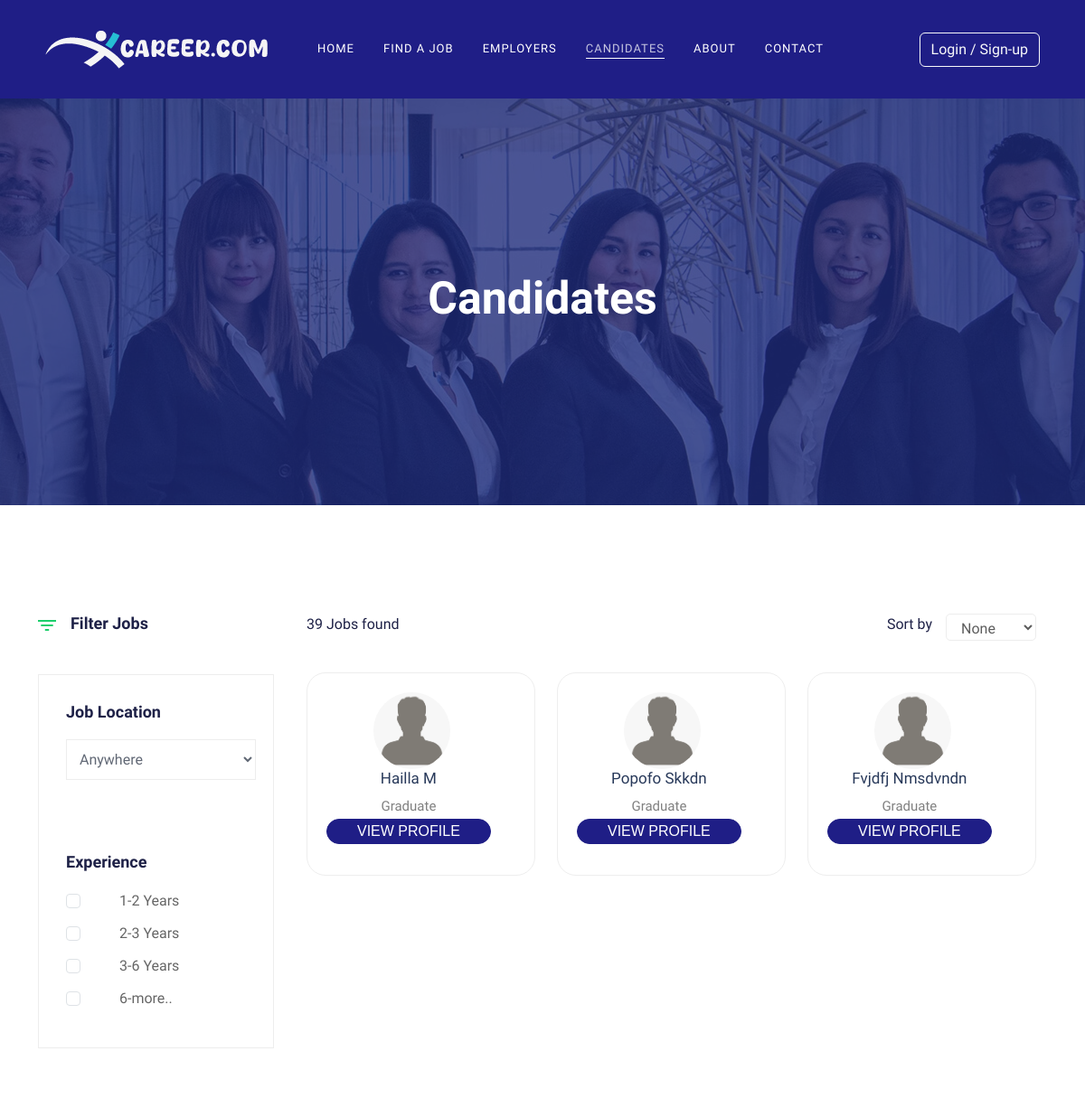
Before: /candidates/ (upper part) with the older database file.
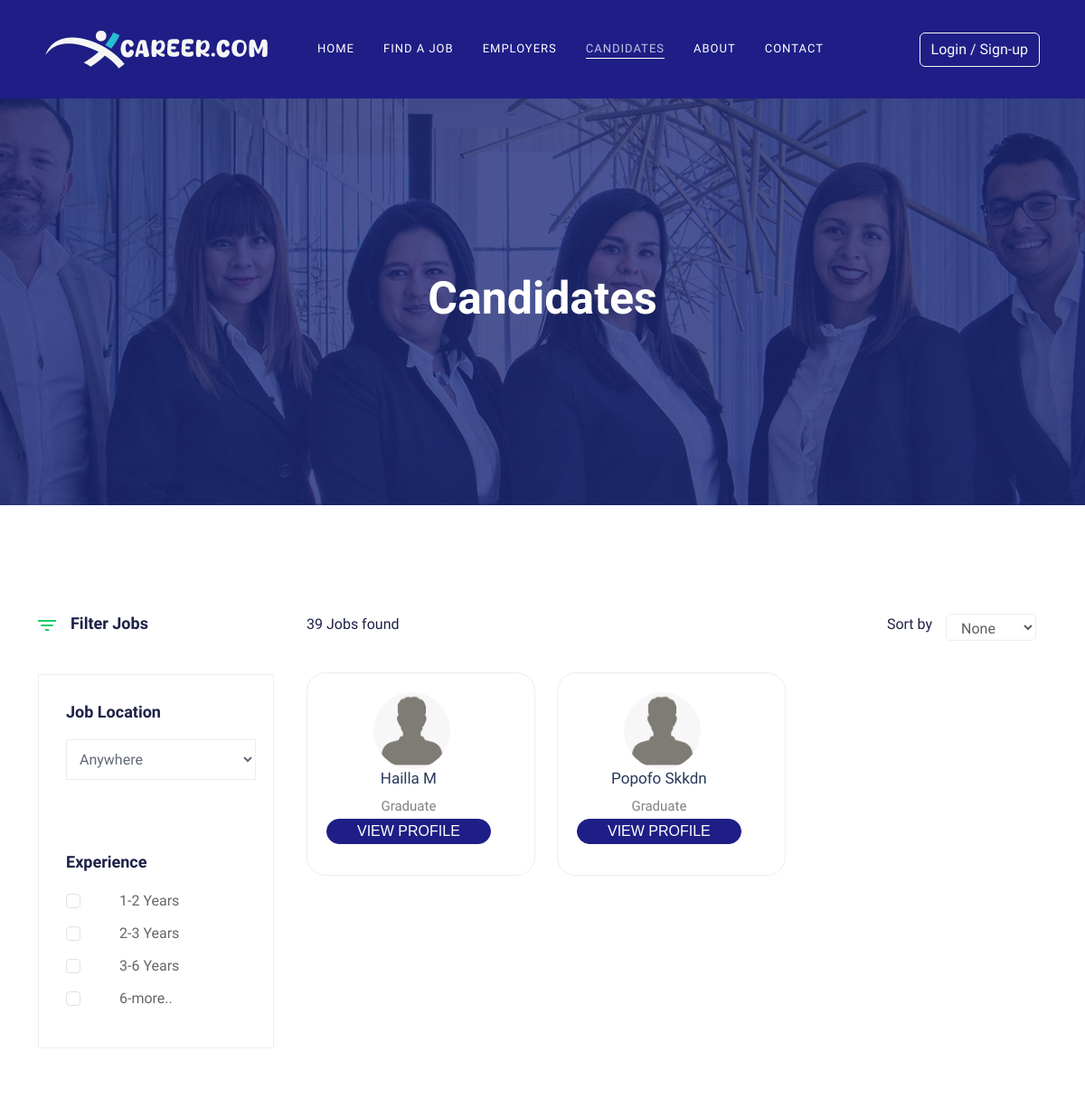
After: the same page with the newer database file.
### user/models.py (models this page shows, shortened)
class Applicant(models.Model):
    user = models.OneToOneField(User, on_delete=models.CASCADE)
    email = models.CharField(max_length=50)
    phone = models.CharField(max_length=10, null=True,)
    image = models.ImageField(upload_to="media/", null=True, blank=True)
    gender = models.CharField(max_length=10)
    type = models.CharField(max_length=20)
    year = models.CharField(max_length=20)
    about = models.TextField(null=True, blank=True)
    work = models.TextField(null=True, blank=True)
    location = models.TextField(null=True, blank=True)
    cv = models.FileField(upload_to="resumes/", null=True, blank=True)
    district= models.TextField(null=True, blank=True)
    state= models.TextField(null=True, blank=True)
    country= models.TextField(null=True, blank=True)
    pincode= models.TextField(null=True, blank=True)
    EDUCATION_CHOICES = [
        ('diploma', 'Diploma'),
        ('graduate', 'Graduate'),
        ('post_graduate', 'Post Graduate'),
        ('iti', 'ITI'),
    ]
    education_level = models.CharField(max_length=20, choices=EDUCATION_CHOICES, default='graduate')

### user/views.py (the view)
# urls.py: path('candidates/', views.candidates, name= 'candidates'),
def candidates(request):
    candidates = Applicant.objects.all()
    return render(request,"candidates.html", {'candidates': candidates})

### user/context_processors.py (called while the page is built, shortened)
def user_role(request):
    user = request.user
    return {'is_applicant': False, 'is_company': False}

### templates/candidates.html (shortened to what the changed rows need)
{% extends 'base.html' %}
{% block content %}
{% load static %}
<div class="slider-area ">
  <div class="single-slider section-overly slider-height2 d-flex align-items-center"
    data-background="/static/img/about.jpg" style="background-image: url(&quot;/static/img/about.jpg&quot;);">
    <div class="container">
      <div class="row">
        <div class="col-xl-12">
          <div class="hero-cap text-center">
            <h2>Candidates</h2>
          </div>
        </div>
      </div>
    </div>
  </div>
</div>
<div class="job-listing-area pt-120 pb-120">
  <div class="container">
    <div class="row">
      <div class="col-xl-9 col-lg-9 col-md-8">
        <section class="featured-job-area">
          <div class="container">
            <div class="row">
              {% for candidate in candidates %}
              <div class="col-lg-4">
                <div class="single-job-items mb-30 text-center single-candidate">
                  <div class="job-items">
                    <div class="company-img mx-auto">
                      {% if candidate.image %}
                      <a href="{% url 'user:candidate_details' candidate.id %}"><img src="{{candidate.image.url}}" alt="" style="border-radius: 50px;margin-right: 20px;"></a>
                     {% else %}
                       <a href="{% url 'user:candidate_details' candidate.id %}">  <img src="/static/img/user.png" alt="Image" style="border-radius: 50px;margin-right: 20px;"></a>
                     {% endif %}
                    </div>
                    <div class="job-tittle job-tittle2">
                      <a href="{% url 'user:candidate_details' candidate.id %}">
                        <h4>{{ candidate.user.first_name }} {{ candidate.user.last_name }}
                        </h4>
                      </a>
                      <ul>
                        <li>{{ candidate.education_level }}</li>
                      </ul>
                      <div class="items-link items-link2 f-right">
                        <a href="{% url 'user:candidate_details' candidate.id %}">View Profile</a>
                      </div>
                    </div>
                  </div>
                </div>
              </div>
              {% empty %}
              <h3>No users found.</h3>
              {% endfor %}
            </div>
          </div>
        </section>
      </div>
    </div>
  </div>
</div>
{% endblock %}

Changed rows visible on the page:
removed Applicant: user.first_name "Fvjdfj", user.last_name "Nmsdvndn", education_level "Graduate"
